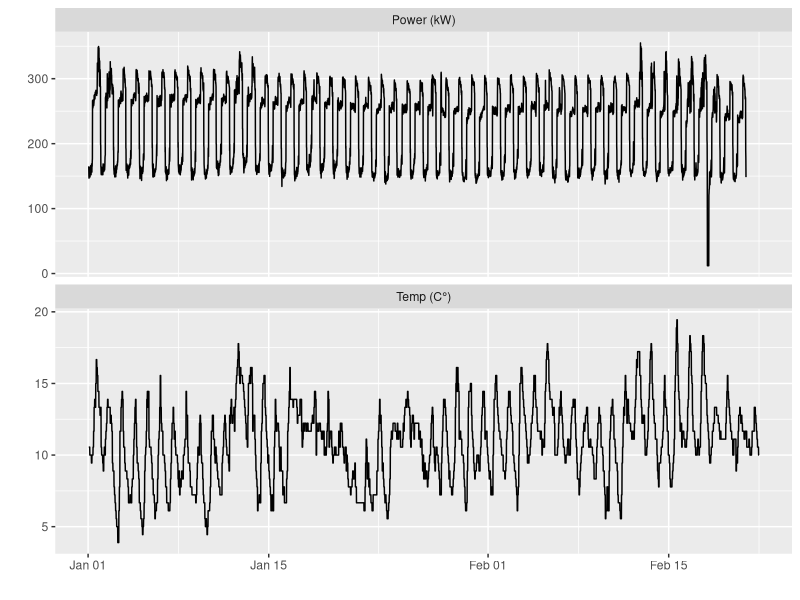
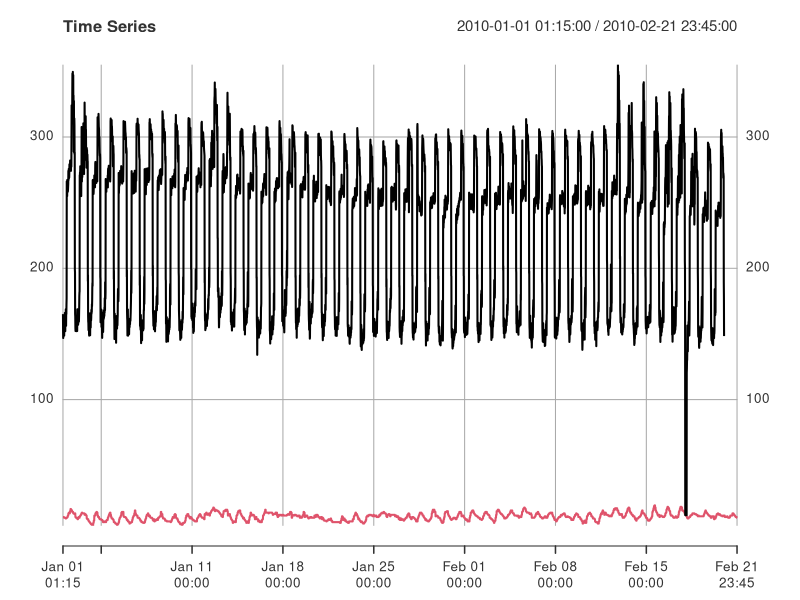
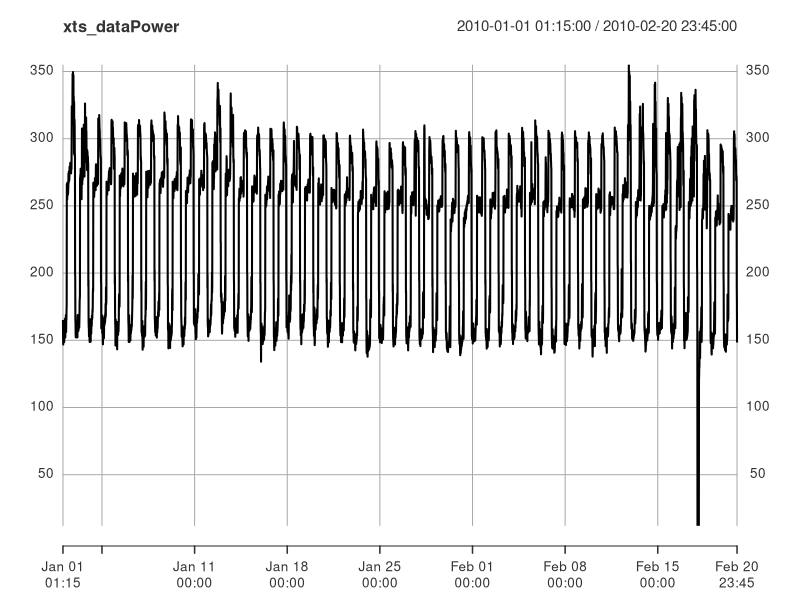
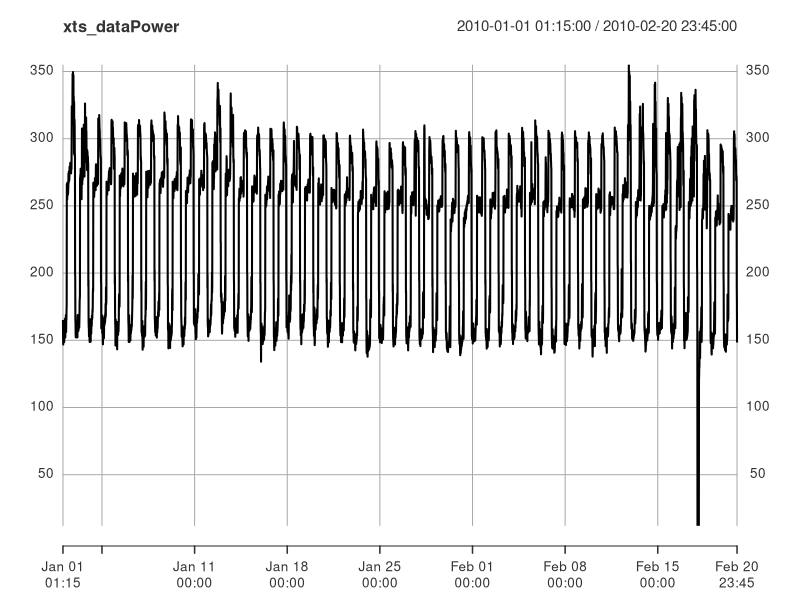
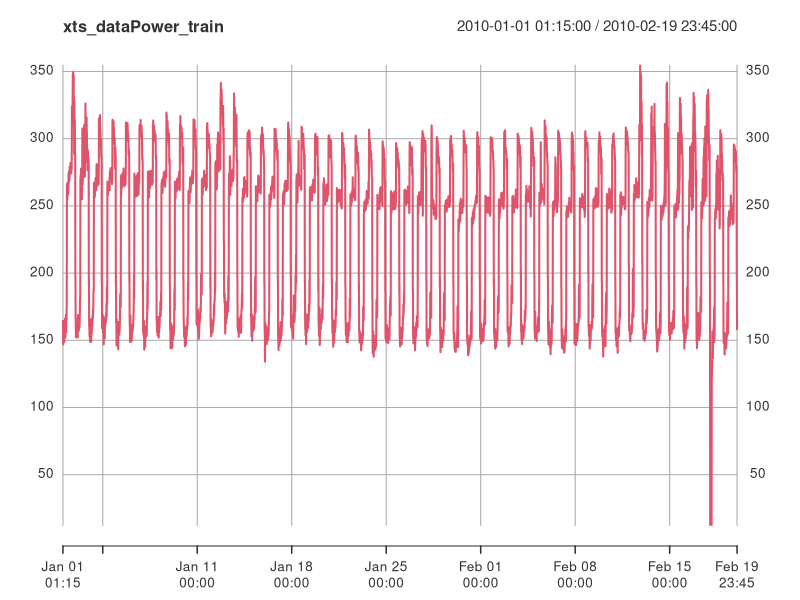
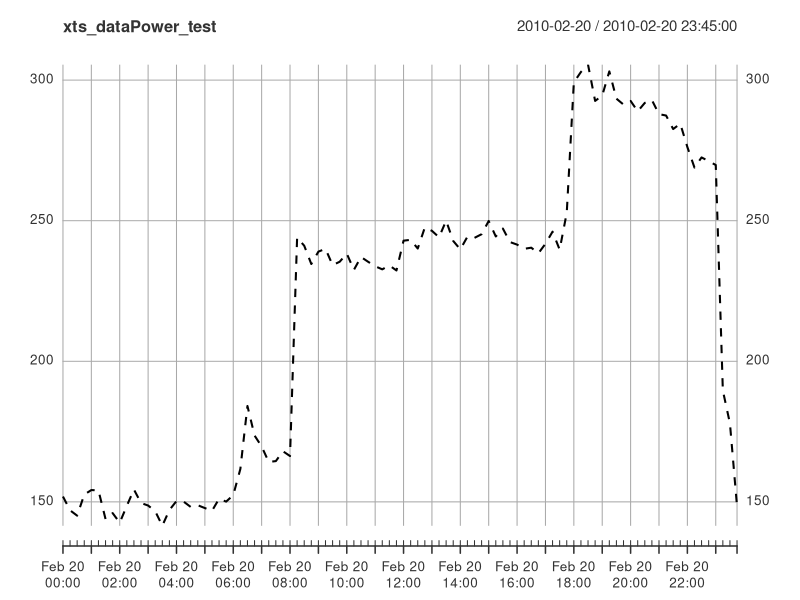
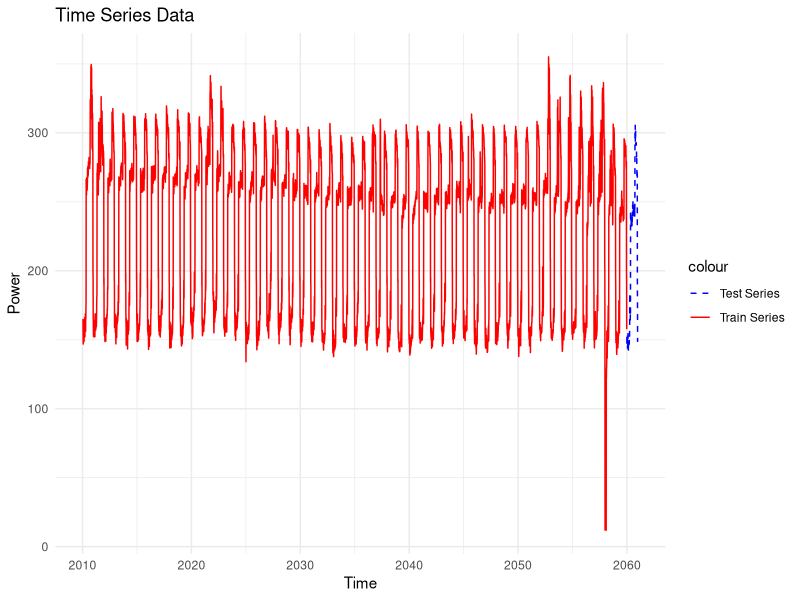
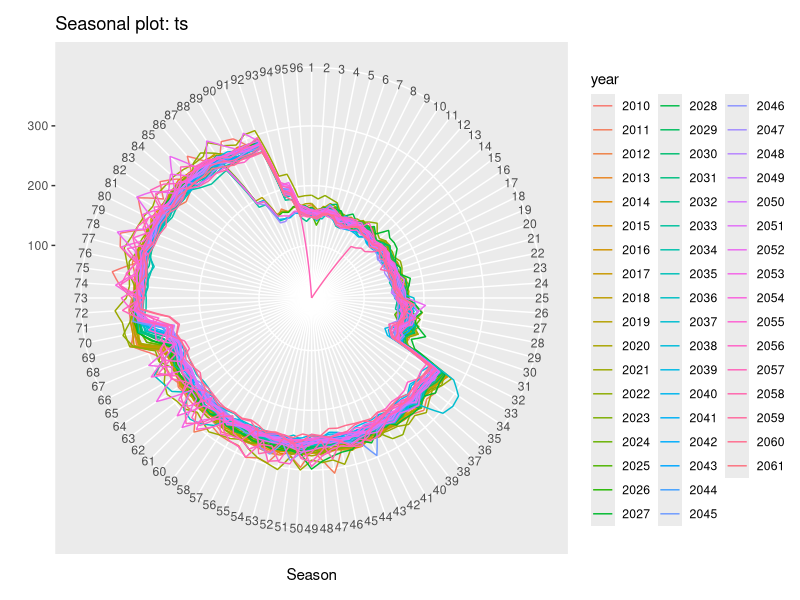

Reproduce these figures in R, in order. (Note: this script raises an error after producing the figures.)
## ---- chunk 1
options(repos = c(CRAN = "https://cloud.r-project.org/"))

knitr::opts_chunk$set(echo = FALSE, message = FALSE, warning = FALSE)
## ---- chunk 2
#install.packages("forecast")
#install.packages("readxl")
#install.packages("xts")
#install.packages("randomForest")

library(forecast)
library(readxl)
library(xts)
library(randomForest)
library(ggfortify)
library(ggplot2)
## ---- chunk 3
data <- read_excel("2023-11-Elec-train.xlsx", sheet = 1, col_types = c("text", "numeric", "numeric"))
head(data)
## ---- chunk 4
data$Timestamp[data$Timestamp == "40179.052083333336"] <- "1/1/2010 1:15"
# Check the update
head(data)
## ---- chunk 5
data$Timestamp <- as.POSIXct(data$Timestamp, format = "%m/%d/%Y %H:%M")
# View the parsed data
head(data)
## ---- chunk 6
summary(data)
## ---- chunk 7
data$"Power (kW)"[data$"Power (kW)" == 0] <- 12
#Check the update.
summary(data)
## ---- chunk 8
# Create a sequence of time stamps every 15 minutes
start_time <- as.POSIXct("2010-01-01 01:15")
end_time <- as.POSIXct("2010-02-21 23:45")
time_index <- seq(from = start_time, to = end_time, by = "15 min")
# Observations
observations <- data[,-1]
xts_data <- xts(observations, order.by = time_index)
#Check the structure
str(xts_data)
## ---- chunk 9
autoplot(xts_data)
## ---- chunk 10
plot(xts_data, , main = "Time Series")
## ---- chunk 11
observationsPower <- observations[1:(nrow(observations) - 96),1]
end_timePower <- as.POSIXct("2010-02-20 23:45")
time_indexPower <- seq(from = start_time, to = end_timePower, by = "15 min")
xts_dataPower <- xts(observationsPower, order.by = time_indexPower)
head(xts_dataPower)
#Plot the TS
plot(xts_dataPower)
## ---- chunk 12
observationsPower_train <- observations[1:(nrow(observations) - 96*2),1]
end_timePower_train <- as.POSIXct("2010-02-19 23:45")

#One period is missing / to forecast for Power (kw)
observationsPower_test <- observations[(nrow(observations) - 96*2 + 1):(nrow(observations)- 96),1]
start_timePower_test = end_timePower + (- 96 + 1)*60*15

time_indexPower_train <- seq(from = start_time, to = end_timePower_train, by = "15 min")
xts_dataPower_train <- xts(observationsPower_train, order.by = time_indexPower_train)

time_indexPower_test <- seq(from = start_timePower_test, to = end_timePower, by = "15 min")
xts_dataPower_test <- xts(observationsPower_test, order.by = time_indexPower_test)
## ---- chunk 13
#Plot the TS
plot(xts_dataPower)
plot(xts_dataPower_train,col=2)
plot(xts_dataPower_test,lty=2)
## ---- chunk 14
frequency = 24*60/15

ts=ts(coredata(xts_data[,1]),start=c(2010,5),frequency=frequency)

ts_Power=ts(coredata(xts_dataPower),start=c(2010,5),frequency=frequency)

ts_Power_train=ts(coredata(xts_dataPower_train),start=c(2010,5),frequency=frequency)
ts_Power_test=ts(coredata(xts_dataPower_test),start=c(2010,5+(nrow(observations)- frequency*2)),frequency=frequency)

#autoplot (ts_Power_test, series = "ts_Power", lty=2)+
#  autolayer (ts_Power_train, series = "ts_Power_train")
## ---- chunk 15
df_Power_test <- as.data.frame(ts_Power_test)
df_Power_train <- as.data.frame(ts_Power_train)

# Add a column for the time
df_Power_test$Time <- time(ts_Power_test)
df_Power_train$Time <- time(ts_Power_train)

# Plot using ggplot2, adding both time series
ggplot() +
  geom_line(data = df_Power_test, aes(x = Time, y = ts_Power_test, color = "Test Series"), linetype = "dashed") +
  geom_line(data = df_Power_train, aes(x = Time, y = ts_Power_train, color = "Train Series")) +
  labs(title = "Time Series Data", x = "Time", y = "Power") +
  scale_color_manual(values = c("Test Series" = "blue", "Train Series" = "red")) +
  theme_minimal()
## ---- chunk 16
ggseasonplot(ts, polar=TRUE)
## ---- chunk 17
ggseasonplot(ts_Power, polar=TRUE)
## ---- chunk 18
acf(ts_Power)
## ---- chunk 19
model_hw <- HoltWinters(ts_Power_train,seasonal="additive")
prev_hw<-predict(model_hw,n.ahead=frequency)
plot(ts_Power_test, lty=2)
lines(prev_hw, col=2, lty=2)

cat('HW :',sqrt(mean((prev_hw-ts_Power_test)^2)), '\n')
## ---- chunk 20
hw_model <- HoltWinters(ts_Power,seasonal="additive")
prev<-predict(hw_model,n.ahead=frequency)
plot(ts, lty=2)
lines(prev,col=2)
## ---- chunk 21
# Implementation of cross validation

#We extract the final test set training and test set_
start_train = c(2010,5)
end_train = c(2010,5+(nrow(observationsPower_train)))
start_Power_test = c(2010,5+(nrow(observationsPower_train))+1)
end_Power_test = c(2010,5+(nrow(observationsPower_train))+1+96)
ts_Power_train_cv=window(ts_Power,start=start_train, end=end_train)
ts_Power_test_temp=window(ts_Power,start=start_Power_test, end=end_Power_test)


#We will now forecast one day using all the previous observations
forecasting_1=NULL
forecasting_2=NULL

nb_iter=10
for (step in 0:(nb_iter-1)){
    start_train = c(2010,5)
    end_train = c(2010,5+(nrow(observationsPower_train)-96*step))
    ts_Power_train_cv=window(ts_Power,start=start_train, end=end_train)
    model_hw_cv <- HoltWinters(ts_Power_train_cv,seasonal="additive")
    forecasting_1=c(predict(model_hw_cv,n.ahead=96),forecasting_1)
}

f_true = window(ts_Power,start=c(2010,5+(nrow(observationsPower_train)-frequency*step)), end=c(2010,5+(nrow(observationsPower_train)-96*step)+nb_iter*frequency-1))

f1=ts(forecasting_1,start=end_train,frequency = 96)
autoplot (ts_Power, series = "ts_Power", lty=2, col=1) + autolayer (f1)
## ---- chunk 22
cat('RMSE for additive HW without damping:',100*mean(abs(forecasting_1-f_true)/f_true),'\n')
## ---- chunk 23
model_arima_auto = auto.arima (ts_Power_train)
summary(model_arima_auto)
## ---- chunk 24
# CV

#We extract the final test set training and test set_
start_train = c(2010,5)
end_train = c(2010,5+(nrow(observationsPower_train)))
start_Power_test = c(2010,5+(nrow(observationsPower_train))+1)
end_Power_test = c(2010,5+(nrow(observationsPower_train))+1+96)
ts_Power_train_cv=window(ts_Power,start=start_train, end=end_train)
ts_Power_test_temp=window(ts_Power,start=start_Power_test, end=end_Power_test)

#We will now forecast one day using all the previous observations
forecasting_1=NULL
forecasting_SARIMA_auto=NULL

nb_iter=5
for (step in 0:(nb_iter-1)){
    start_train = c(2010,5)
    end_train = c(2010,5+(nrow(observationsPower_train)-frequency*step))
    ts_Power_train_cv=window(ts_Power,start=start_train, end=end_train)
    
    model_hw_cv <- HoltWinters(ts_Power_train_cv,seasonal="additive")
    model_SARIMA_auto_cv <- auto.arima (ts_Power_train_cv)
    
    forecasting_1=c(predict(model_hw_cv,n.ahead=frequency),forecasting_1)
    forecasting_SARIMA_auto=c(predict(model_SARIMA_auto_cv,n.ahead=frequency)$pred,forecasting_SARIMA_auto)
    
}

f_true = window(ts_Power,start=c(2010,5+(nrow(observationsPower_train)-frequency*step)), end=c(2010,5+(nrow(observationsPower_train)-96*step)+nb_iter*frequency-1))
## ---- chunk 25
cat('RMSE for additive HW without damping:',100*mean(abs(forecasting_1-f_true)/f_true),'\n')
cat('RMSE for SARIMA auto:',100*mean(abs(forecasting_SARIMA_auto-f_true)/f_true),'\n')
## ---- chunk 26
model_arima_auto %>% residuals() %>% ggtsdisplay()
## ---- chunk 27
ggtsdisplay (ts_Power_train)
ggtsdisplay (ts_Power_train %>% diff(lag=96))
## ---- chunk 28
ggseasonplot((ts_Power_train %>% diff(lag=96)))
## ---- chunk 29
acf(ts_Power_train %>% diff(lag=96), lag.max=frequency)

acf(ts_Power_train %>% diff(lag=96), lag.max=frequency*2)
## ---- chunk 30
#Warning : takes time to run due to the model complexity.
model_arima_man=Arima(ts_Power_train, order=c(0,0,12), seasonal=c(0,1,1))
model_arima_man %>% residuals() %>% ggtsdisplay()
## ---- chunk 31
summary(model_arima_man)
## ---- chunk 32
prev_SARIMA_man=forecast(model_arima_man,h=frequency)
cat('SARIMA manual :',sqrt(mean((prev_SARIMA_man$mean-ts_Power_test)^2)), '\n')
## ---- chunk 33
model_nnetar=nnetar(ts_Power_train, lambda="auto")
print(model_nnetar)
## ---- chunk 34
model_hw <- HoltWinters(ts_Power_train,seasonal="additive")

plot(ts_Power_test, lty=2)

lines(prev_hw, col=2, lty=2)
cat('HW :',sqrt(mean((prev_hw-ts_Power_test)^2)), '\n')

prev_SARIMA_auto=forecast(model_arima_auto,h=frequency)
lines(prev_SARIMA_auto$mean, col=3, lty=2)
cat('SARIMA auto :',sqrt(mean((prev_SARIMA_auto$mean-ts_Power_test)^2)), '\n')

prev_SARIMA_man=forecast(model_arima_man,h=frequency)
lines(prev_SARIMA_man$mean, col=4, lty=2)
cat('SARIMA manual :',sqrt(mean((prev_SARIMA_man$mean-ts_Power_test)^2)), '\n')

prev_NN=forecast(model_nnetar,h=frequency)
lines(prev_NN$mean, col=5, lty=2)
cat('NN :',sqrt(mean((prev_NN$mean-ts_Power_test)^2)), '\n')

legend('topleft', co=1:5,lty=1, legend=c('true', 'forecast with HW', 'SARIMA auto', 'SARIMA manual', 'NN'))
## ---- chunk 35
#summary(model_hw)
#summary(model_arima_auto)
#summary(prev_SARIMA_man)
#summary(model_nnetar)

model_hw_1TS_final <- HoltWinters(ts_Power,seasonal="additive")
prev_hw_1TS_final<-predict(model_hw_1TS_final,n.ahead=frequency)
plot(prev_hw_1TS_final, main = "electricity consumption (kW) for 2/21/2010 if we have only electricity consumption time series")
## ---- chunk 36
summary(model_hw_1TS_final)
model_hw_1TS_final %>% residuals() %>% ggtsdisplay()
## ---- chunk 37
#Fit the model on all the Power data time series

model_hw_without_cov_final <- HoltWinters(ts_Power,seasonal="additive")
## ---- chunk 38
prev_hw_without_cov_final<-predict(model_hw_without_cov_final,n.ahead=frequency)
plot(prev_hw_without_cov_final, lty=2)
## ---- chunk 39
observationsTemp <- observations[1:(nrow(observations)),2]
end_timeTemp <- end_time
end_timeTemp_valid = end_Power_test
start_timeTemp_trainValid = start_time
end_timeTemp_trainValid = end_timePower
end_timeTemp_train = end_timePower_train
start_timeTemp_valid = start_timePower_test
end_timeTemp_valid = end_timePower

observationsPower <- observations[1:(nrow(observations) - 96),1]
end_timePower <- as.POSIXct("2010-02-20 23:45")
time_indexPower <- seq(from = start_time, to = end_timePower, by = "15 min")

time_indexTemp <- seq(from = start_time, to = end_timeTemp, by = "15 min")
xts_dataTemp <- xts(observationsTemp, order.by = time_indexTemp)
head(xts_dataTemp)
#Plot the TS
autoplot(xts_dataTemp)
## ---- chunk 40
observationsTemp_trainValid <- observations[1:(nrow(observations) - frequency),2]
observationsTemp_valid <- observations[(nrow(observations) - frequency*2 + 1):(nrow(observations)- frequency),2]
observationsTemp_train <- observations[1:(nrow(observations) - frequency*2),2]

observationsTemp_test <- observations[(nrow(observations) - frequency + 1):(nrow(observations)),2]
start_timeTemp_test = end_timeTemp + (- 96 + 1)*60*15

time_indexTemp_trainValid <- seq(from = start_time, to = end_timeTemp_trainValid, by = "15 min")
xts_dataTemp_trainValid <- xts(observationsTemp_trainValid, order.by = time_indexTemp_trainValid)

time_indexTemp_valid <- seq(from = start_timeTemp_valid, to = end_timeTemp_valid, by = "15 min")
xts_dataTemp_valid <- xts(observationsTemp_valid, order.by = time_indexTemp_valid)

time_indexTemp_train <- seq(from = start_time, to = end_timeTemp_train, by = "15 min")
xts_dataTemp_train <- xts(observationsTemp_train, order.by = time_indexTemp_train)

time_indexTemp_test <- seq(from = start_timeTemp_test, to = end_timeTemp, by = "15 min")
xts_dataTemp_test <- xts(observationsTemp_test, order.by = time_indexTemp_test)
## ---- chunk 41
#Plot the TS
plot(xts_dataTemp)
plot(xts_dataTemp_trainValid)
plot(xts_dataTemp_train)
plot(xts_dataTemp_valid)
plot(xts_dataTemp_test,lty=2)
## ---- chunk 42
ts_Temp=ts(coredata(xts_dataTemp),start=c(2010,5),frequency=frequency)

ts_Temp_trainValid=ts(coredata(xts_dataTemp_trainValid),start=c(2010,5),frequency=frequency)
ts_Temp_train=ts(coredata(xts_dataTemp_train),start=c(2010,5),frequency=frequency)
ts_Temp_valid=ts(coredata(xts_dataTemp_valid),start=c(2010,5+(nrow(observations)- frequency*2)),frequency=frequency)
ts_Temp_test=ts(coredata(xts_dataTemp_test),start=c(2010,5+(nrow(observations)- frequency)),frequency=frequency)

autoplot (ts_Temp_test, series = "ts_Temp", lty=2)+
  autolayer (ts_Temp_trainValid, series = "ts_Temp_trainValid")+
  autolayer (ts_Temp_valid, series = "ts_Temp_valid")

autoplot (ts_Temp_test, series = "ts_Temp", lty=2)+
  autolayer (ts_Temp_valid, series = "ts_Temp_valid")+
  autolayer (ts_Temp_test, series = "ts_Temp_test")
## ---- chunk 43
plot(ts_Temp_trainValid,ts_Power)
## ---- chunk 44
#Plot without the NA
df <- data.frame(
  x = data$"Temp (C°)",
  y = data$"Power (kW)")

df_clean <- df[complete.cases(df), ]

plot(df_clean$x, df_clean$y, main = "Plot (Ignoring NA)", xlab = "Temp (C°)", ylab = "Power (kW)", pch = 19, col = "blue")
## ---- chunk 45
model_arima_auto_cov = auto.arima (ts_Power_train, xreg= ts_Temp_train)
summary(model_arima_auto_cov)
## ---- chunk 46
prev=forecast(model_arima_auto_cov, h=frequency, xreg= ts_Temp_valid)
autoplot(ts_Power_test)+autolayer(prev$mean)
cat('SARIMA auto covariates :',sqrt(mean((prev$mean-ts_Power_test)^2)), '\n')
## ---- chunk 47
model_arima_auto_cov %>% checkresiduals()
model_arima_auto_cov %>% residuals() %>% ggtsdisplay()
## ---- chunk 48
merged_ts <- cbind(ts_Power_train,ts_Temp_train)
## ---- chunk 49
model_TSLM_cov = tslm(ts_Power_train ~ ts_Temp_train,data=merged_ts)
summary(model_TSLM_cov)
## ---- chunk 50
model_TSLM_cov_trendSeason = tslm(ts_Power_train ~ ts_Temp_train+trend+season,data=merged_ts)
summary(model_TSLM_cov_trendSeason)
## ---- chunk 51
CV(model_TSLM_cov)
CV(model_TSLM_cov_trendSeason)
## ---- chunk 52
checkresiduals(model_TSLM_cov_trendSeason,test='LB',plot=FALSE)
model_TSLM_cov_trendSeason %>% residuals() %>% ggtsdisplay()
## ---- chunk 53
model_arima_man_cov=Arima(ts_Power_train, xreg= ts_Temp_train, order=c(5,0,0), seasonal = c(0,1,0))
summary(model_arima_man_cov)
## ---- chunk 54
checkresiduals(model_arima_man_cov)
## ---- chunk 55
prev_arima_man_cov=forecast(model_arima_man_cov,h=frequency, xreg= ts_Temp_valid)
cat('SARIMA manual cov :',sqrt(mean((prev_arima_man_cov$mean-ts_Power_test)^2)), '\n')
## ---- chunk 56
#Takes time to run
model_arima_man_cov=Arima(ts_Power_train, xreg= ts_Temp_train, order=c(5,0,0), seasonal = c(0,1,1))
summary(model_arima_man_cov)
## ---- chunk 57
model_arima_man_cov %>% residuals() %>% ggtsdisplay()
## ---- chunk 58
prev_arima_man_cov=forecast(model_arima_man_cov,h=frequency, xreg= ts_Temp_valid)
cat('SARIMA manual cov :',sqrt(mean((prev_arima_man_cov$mean-ts_Power_test)^2)), '\n')
## ---- chunk 59
model_NN_cov=nnetar(ts_Power_train,xreg=ts_Temp_train)
## ---- chunk 60
summary(model_NN_cov)
## ---- chunk 61
model_NN_cov %>% residuals() %>% ggtsdisplay()
## ---- chunk 62
prev_NN_cov=forecast(model_NN_cov,h=frequency, xreg= ts_Temp_valid)
cat('NN cov :',sqrt(mean((prev_NN_cov$mean-ts_Power_test)^2)), '\n')
## ---- chunk 63

model_arima_auto_cov_final=Arima(ts_Power, xreg= ts_Temp_trainValid, order=c(5,0,1), seasonal = c(0,1,0))
summary(model_arima_auto_cov_final)
## ---- chunk 64
prev_arima_auto_cov_final=forecast(model_arima_auto_cov_final , h=frequency, xreg= ts_Temp_test)
## ---- chunk 65
autoplot(ts_Temp_test)+autolayer(prev_arima_auto_cov_final)
## ---- chunk 66
plot(prev_arima_auto_cov_final)
## ---- chunk 67
# Extract forecast values and confidence intervals
forecast_values <- prev_arima_auto_cov_final$mean
lower_bound <- prev_arima_auto_cov_final$lower[, 2]  # 95% lower bound
upper_bound <- prev_arima_auto_cov_final$upper[, 2]  # 95% upper bound
## ---- chunk 68
# Generate the plot
plot(forecast_values, type = "l", col = "blue", lwd = 2, ylim = range(lower_bound, upper_bound),
     main = "Forecasted Values of Power (kW) with outdoor Temperature", xlab = "Time", ylab = "Forecasted Values")

# Add confidence intervals to the plot
lines(lower_bound, col = "red", lty = 2)
lines(upper_bound, col = "red", lty = 2)
## ---- chunk 69
# Combine forecasted values and xreg values into a data frame
xreg = ts_Temp_test
export_data <- data.frame(
  Forecast = as.numeric(forecast_values),  # Convert forecasted values to numeric
  Xreg1 = xreg
)

# View the data frame before exporting (optional)
print(export_data)
## ---- chunk 70
prev_hw_without_cov_final<-predict(model_hw_without_cov_final,n.ahead=frequency)
plot(prev_hw_without_cov_final, lty=2)

# Extract forecast values and confidence intervals
forecast_values_without_cov <- prev_hw_without_cov_final
## ---- chunk 71
# Combine forecasted values and xreg values into a data frame
xreg = ts_Temp_test
export_data <- data.frame(
  ForecastWithout = as.numeric(forecast_values_without_cov),  # Convert forecasted values to numeric  
  ForecastWith = as.numeric(forecast_values),  # Convert forecasted values to numeric    
  Xreg1 = xreg
)

# View the data frame before exporting (optional)
print(export_data)
## ---- chunk 72
# Export the data to a CSV file
write.csv(export_data, "forecast_and_xreg_results.csv", row.names = FALSE)
